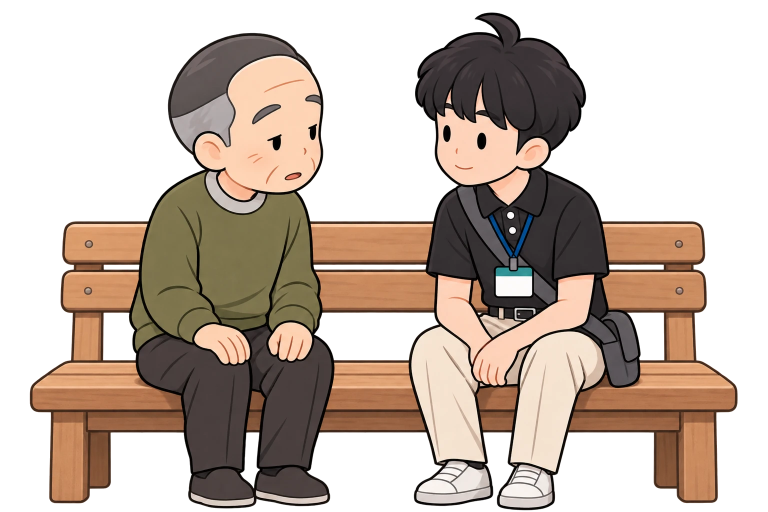
#> input picture web_test/assets_v14/v14_bench_pair.png, 1536 x 1024 px (shown at 1/2 size)
$ python v16_shoes.py ../assets_v14/v14_bench_pair.png ../assets_v14/v14_bench_pair.png
#> lines starting #> are read from the running program, lines starting #| are printed output that depends on the picture; after the words box and inside, x2 and y2 are one past the last pixel; in counts of white or black regions, pixels touching at a corner belong together
"""CUT 4: the official's shoes in the bench picture (the user's v14 picture) are drawn as white sneakers; everywhere else he
wears dark shoes (the character sheet's black loafers, the dark canvas sneakers of the CUT 7 pictures). This recolours them in
place: the upper, the three straps and the toe cap of each shoe take the dark grey of CUT 7's shoes, keeping the drawing's own
shading and outline; the seams between those pieces become light stitching; the soles stay light, as in CUT 7. Nothing else
in the picture changes (the trousers, the socks, the citizen's shoes, the bench).

usage: python3 -I tools/v16_shoes.py assets_v14/v14_bench_pair.png assets_v16
  → assets_v16/v16_bench_pair.png (same size and alpha) and v16_meta.json (the pieces recoloured)
"""
import json, os, sys
from collections import deque
import numpy as np
from PIL import Image

BOX = (820, 890, 1110, 1024)        # x0, y0, x1, y1: both of his shoes (picture px), under the trouser hems
FILL = np.array([80.0, 76.0, 82.0])  # the dark grey of his shoes in CUT 7 (measured there: about 89, 81, 86 in the warm light)
STITCH = np.array([138.0, 132.0, 136.0])
OUTLINE = np.array([14.0, 10.0, 9.0])  # the picture's own outline colour
WHITE_L = 242.0                       # the shoes' lit white


def label(mask):
    """4-connected components of a boolean mask (no scipy here): label image and count."""
    h, w = mask.shape
    lab = np.zeros((h, w), np.int32)
    n = 0
    for y in range(h):
        for x in range(w):
            if mask[y, x] and not lab[y, x]:
                n += 1
                lab[y, x] = n
                q = deque([(y, x)])
                while q:
                    cy, cx = q.popleft()
                    for dy, dx in ((1, 0), (-1, 0), (0, 1), (0, -1)):
                        ny, nx = cy + dy, cx + dx
                        if 0 <= ny < h and 0 <= nx < w and mask[ny, nx] and not lab[ny, nx]:
                            lab[ny, nx] = n
                            q.append((ny, nx))
    return lab, n


def near(mask, r):
    """Pixels within r (square) of a mask."""
    out = mask.copy()
    for dy in range(-r, r + 1):
        for dx in range(-r, r + 1):
            out |= np.roll(np.roll(mask, dy, 0), dx, 1)
    return out


def main(src, out_dir):
#> called with src = '../assets_v14/v14_bench_pair.png', out_dir = '../assets_v14/v14_bench_pair.png'
    os.makedirs(out_dir, exist_ok=True)
    im = np.asarray(Image.open(src).convert("RGBA")).astype(float)
    x0, y0, x1, y1 = BOX
    reg = im[y0:y1, x0:x1].copy()
    rgb, a = reg[..., :3], reg[..., 3]
    L = rgb.mean(-1)
    sat = rgb.max(-1) - rgb.min(-1)
    lab, n = label((L > 170) & (sat < 40) & (a > 200))
#> after the loop in label, `for y in range(h):`:
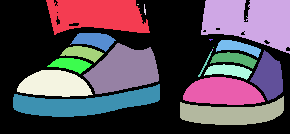
#> lab: shape (134, 290) int32; 23 distinct labels, from 0 to 22; one colour per label, 0 black
#> n = 22
    pieces, soles, kept = [], [], []
    comps = []
    for i in range(1, n + 1):
        ys, xs = np.nonzero(lab == i)
        if ys.size < 12:
            continue
        c = rgb[lab == i].mean(0)
        comps.append(dict(i=i, n=int(ys.size), x=[int(xs.min() + x0), int(xs.max() + x0)], y=[int(ys.min() + y0), int(ys.max() + y0)],
                          warm=float(c[0] - c[2])))
#> this loop made 22 passes
#> c on passes 1, 2, 6, 8, 9, 11, 14, 15, 16, 17, 18, 19: [243.3, 226, 208.3], [244.4, 227, 209.5], [222.2, 213.6, 209.8], [219.8, 209.2, 205.1], [230.6, 222.8, 218], [243.8, 238.7, 236.4], [228.8, 220.9, 217.1], [230.5, 226.4, 222.9], [243.8, 237.9, 234.8], [245.1, 239.8, 235.8], [244.8, 239.7, 236.9], [247.1, 241.5, 237.2]
#> (ys, xs) on passes 3, 5, 7, 10, 12, 13: ([4, 4], [137, 138]), ([16], [246]), ([39, 39, 39, 39, 40], [209, 210, 211, 212, 210]), ([44], [70]), ([47], [213]), ([49, 50], [212, 212])
#> after the loop, comps = 16 items
    for c in comps:
        if c["y"][0] == y0 or c["warm"] > 20:          # the trouser legs (cream, reaching up out of the box)
            kept.append(c)
#> this loop made 16 passes
#> after the loop, kept = 3 items
    shoes = [c for c in comps if c not in kept]
#> shoes = 13 items
    for side in (lambda c: c["x"][0] < 990, lambda c: c["x"][0] >= 990):   # his right foot (screen left), his left foot
        mine = [c for c in shoes if side(c)]
        if not mine:
            continue
        sole = max(mine, key=lambda c: c["y"][1])      # each shoe's lowest piece is its sole
        soles.append(sole)
        pieces += [c for c in mine if c is not sole]
#> this loop made 2 passes
#> after the loop, soles = 2 items
    up = np.isin(lab, [c["i"] for c in pieces])
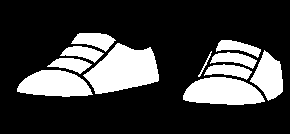
#> up: shape (134, 290) bool; 23.9% white; 11 white regions, largest, box (x1, y1, x2, y2) and area: (83, 43, 159, 94) 2480, (183, 77, 265, 105) 1733, (17, 70, 93, 97) 1505
    sole_m = np.isin(lab, [c["i"] for c in soles])
#> sole_m: shape (134, 290) bool; 11.1% white; 2 white regions, box (x1, y1, x2, y2) and area: (13, 84, 160, 117) 2485, (180, 96, 284, 125) 1812
    # every pixel within 3 px of an upper piece that is not a piece itself: the outline, the seams and their soft edges
    ring = near(up, 3) & ~up & ~sole_m & ~np.isin(lab, [c["i"] for c in kept])
#> after the loop in near, `for dy in range(-r, r + 1):`:
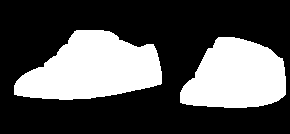
#> out: shape (134, 290) bool; 32.8% white; 2 white regions, box (x1, y1, x2, y2) and area: (14, 30, 162, 100) 7062, (180, 37, 286, 108) 5685
#> ring: shape (134, 290) bool; 8.6% white; 2 white regions, box (x1, y1, x2, y2) and area: (14, 30, 162, 99) 1724, (180, 37, 286, 107) 1609
    count = np.zeros(L.shape, np.int32)
    for c in pieces:
        count += near(lab == c["i"], 3)
#> this loop made 11 passes
#> pass 2, in main, `count += near(lab == c["i"], 3)`:
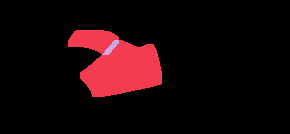
#> count: shape (134, 290) int32; 3 distinct labels, from 0 to 2; one colour per label, 0 black
#> after the loop:
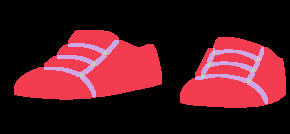
#> count: shape (134, 290) int32; 4 distinct labels, from 0 to 3; one colour per label, 0 black
    seam = ring & (count >= 2) & (L >= 70)
#> seam: shape (134, 290) bool; 3.1% white in thin lines or dots, all inside (x1, y1, x2, y2) = (44, 41, 268, 104)
    edge = ring & ~seam
#> edge: shape (134, 290) bool; 5.5% white; 4 white regions (2 under 20 px), largest, box (x1, y1, x2, y2) and area: (14, 30, 162, 99) 1192, (180, 37, 286, 107) 945
    out = rgb.copy()
    shade = np.clip(L / WHITE_L, 0.78, 1.04)[..., None]
    out[up] = (FILL * shade)[up]
#> out: shape (134, 290, 3) float64
    t = np.clip((L - 40) / (200 - 40), 0, 1)[..., None]                    # toward the outline where the drawing is dark
    out[edge] = (OUTLINE + t * (FILL - OUTLINE))[edge]
#> out: shape (134, 290, 3) float64; mean R, G, B 102.8, 95.2, 92.3
    s = np.clip((200 - L) / (200 - 115), 0, 1)[..., None]                   # the seam's line, softened as the drawing has it
    out[seam] = (FILL + s * (STITCH - FILL))[seam]
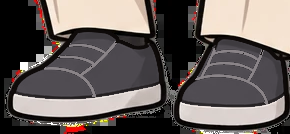
#> out: shape (134, 290, 3) float64; mean R, G, B 103.4, 95.7, 93
    res = im.copy()
    res[y0:y1, x0:x1, :3] = out
    base = os.path.basename(src).replace("v14_", "v16_")
    Image.fromarray(np.clip(np.round(res), 0, 255).astype(np.uint8), "RGBA").save(os.path.join(out_dir, base))
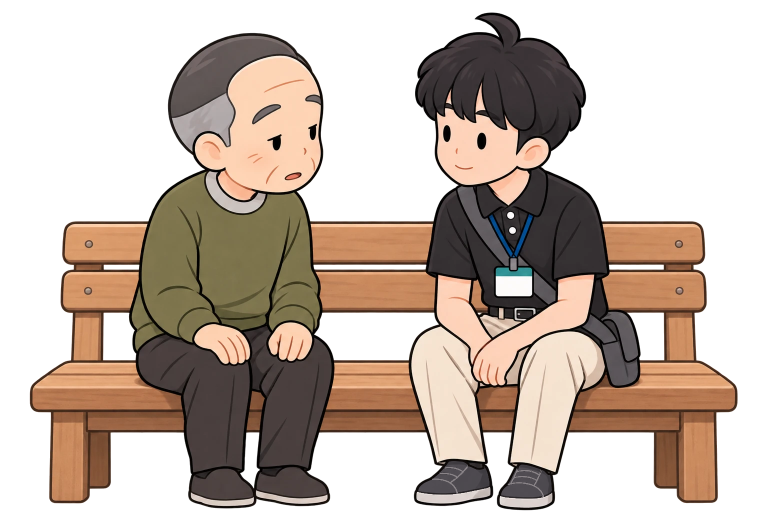
#> saved as v16_bench_pair.png: PIL image 1536x1024 RGBA (shown at 1/2 size); mean R, G, B, A 77.6, 62.5, 51.7, 133.5; transparent parts drawn white
    meta = {"source": os.path.basename(src), "box": BOX, "fill": FILL.tolist(), "stitch": STITCH.tolist(),
            "pieces_recoloured": [{k: c[k] for k in ("n", "x", "y")} for c in pieces],
            "soles_kept": [{k: c[k] for k in ("n", "x", "y")} for c in soles],
            "pixels_changed": int(up.sum() + ring.sum())}
    json.dump(meta, open(os.path.join(out_dir, "v16_meta.json"), "w"), indent=1)
    print(json.dumps({"pieces": len(pieces), "soles": len(soles), "changed_px": meta["pixels_changed"]}))
#| {"pieces": 11, "soles": 2, "changed_px": 12616}


if __name__ == "__main__":
    main(sys.argv[1], sys.argv[2])

$ run again, with web_test/assets_v14/v14_c7_bow.png copied over web_test/assets_v14/v14_bench_pair.png
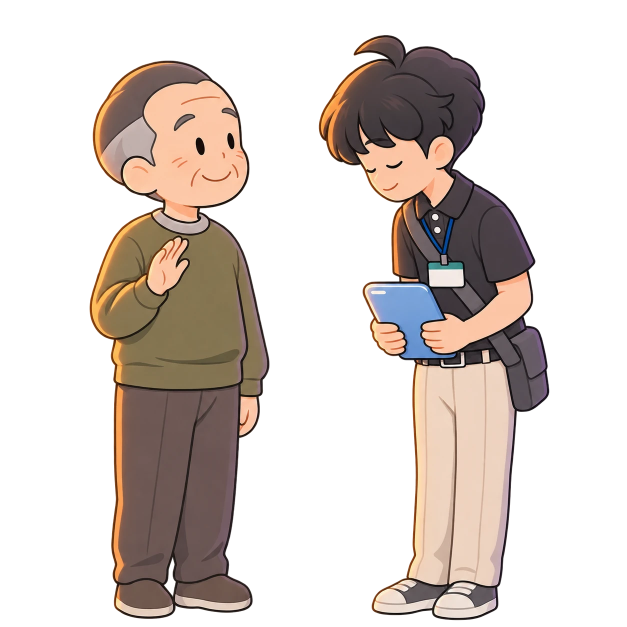
#> input picture web_test/assets_v14/v14_c7_bow.png, 1254 x 1254 px (shown at 1/2 size)
#> after the loop in label, `for y in range(h):`:
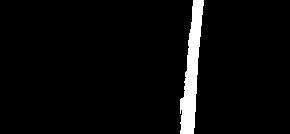
#> lab: shape (134, 290) int32; values 0 (black) and 1 (white), 4.2% white; 1 white region, box (x1, y1, x2, y2) and area: (180, 0, 204, 134) 1647
#> in main, `lab, n = label((L > 170) & (sat < 40) & (a > 200))`: n = 1
#> the loop in main, `for i in range(1, n + 1):` made 1 pass
#> c on pass 1: [204.8, 177.9, 182.2]
#> after the loop in main, `for i in range(1, n + 1):`: comps = 1 item
#> the loop in main, `for c in comps:` made 1 pass
#> shoes = []
#> the loop in main, `for side in (lambda c: c["x"][0] < 990, lambda c: c["x"][0] >= 990):` made 2 passes
#> up: shape (134, 290) bool; every value is 0
#> in main, `s = np.clip((200 - L) / (200 - 115), 0, 1)[..., None]                 ..`:
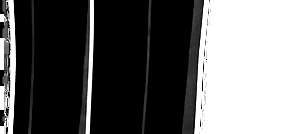
#> s: shape (134, 290, 1) float64; min 0, max 1, mean 0.374
#| {"pieces": 0, "soles": 0, "changed_px": 0}

$ run again, with web_test/assets_v14/v14_c7_face.png copied over web_test/assets_v14/v14_bench_pair.png
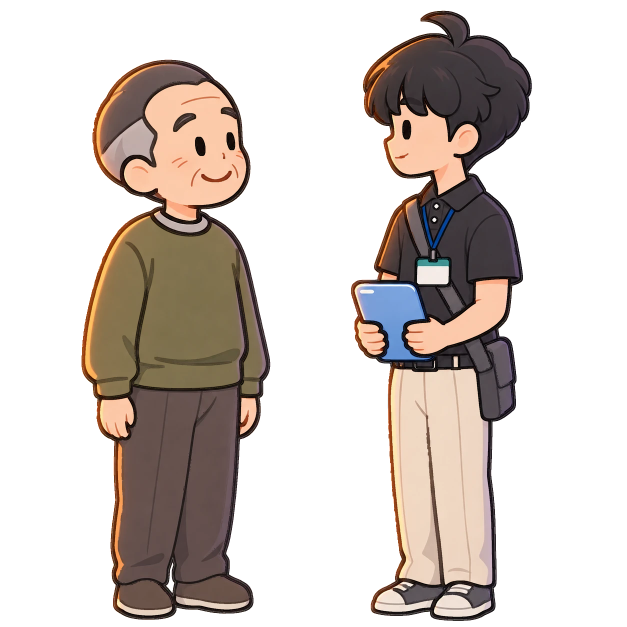
#> input picture web_test/assets_v14/v14_c7_face.png, 1254 x 1254 px (shown at 1/2 size)
#> after the loop in label, `for y in range(h):`:
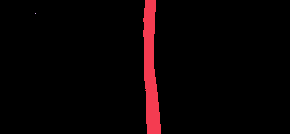
#> lab: shape (134, 290) int32; 3 distinct labels, from 0 to 2; one colour per label, 0 black
#> in main, `lab, n = label((L > 170) & (sat < 40) & (a > 200))`: n = 2
#> the loop in main, `for i in range(1, n + 1):` made 2 passes
#> c on pass 1: [206.2, 182.5, 188.7]
#> after the loop in main, `for i in range(1, n + 1):`: comps = 1 item
#> the loop in main, `for c in comps:` made 1 pass
#> shoes = []
#> the loop in main, `for side in (lambda c: c["x"][0] < 990, lambda c: c["x"][0] >= 990):` made 2 passes
#> up: shape (134, 290) bool; every value is 0
#> in main, `s = np.clip((200 - L) / (200 - 115), 0, 1)[..., None]                 ..`:
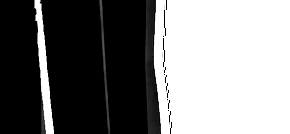
#> s: shape (134, 290, 1) float64; min 0, max 1, mean 0.489
#| {"pieces": 0, "soles": 0, "changed_px": 0}
